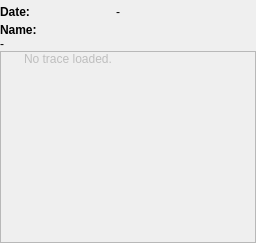
       <widget class="QWidget" name="tabWidgetLoadedTrace">
        <attribute name="icon">
         <iconset resource="icons/silk/silk_icons.qrc">
          <normaloff>:/icons/silk/script.png</normaloff>:/icons/silk/script.png</iconset>
        </attribute>
        <attribute name="title">
         <string>Loaded trace</string>
        </attribute>
        <layout class="QGridLayout" name="gridLayout_12">
         <property name="margin">
          <number>0</number>
         </property>
         <property name="spacing">
          <number>0</number>
         </property>
         <item row="0" column="0">
          <widget class="QLabel" name="labelTitleDate">
           <property name="font">
            <font>
             <weight>75</weight>
             <bold>true</bold>
            </font>
           </property>
           <property name="text">
            <string>Date:</string>
           </property>
          </widget>
         </item>
         <item row="3" column="0">
          <widget class="QLabel" name="labelTitleName">
           <property name="font">
            <font>
             <weight>75</weight>
             <bold>true</bold>
            </font>
           </property>
           <property name="text">
            <string>Name:</string>
           </property>
          </widget>
         </item>
         <item row="4" column="0" colspan="2">
          <widget class="QLabel" name="labelTrackName">
           <property name="frameShape">
            <enum>QFrame::NoFrame</enum>
           </property>
           <property name="frameShadow">
            <enum>QFrame::Raised</enum>
           </property>
           <property name="text">
            <string>-</string>
           </property>
          </widget>
         </item>
         <item row="0" column="2">
          <widget class="QToolButton" name="toolButtonInCatalog">
           <property name="enabled">
            <bool>false</bool>
           </property>
           <property name="icon">
            <iconset resource="icons/silk/silk_icons.qrc">
             <normaloff>:/icons/silk/book_open.png</normaloff>:/icons/silk/book_open.png</iconset>
           </property>
           <property name="checkable">
            <bool>true</bool>
           </property>
           <property name="autoRaise">
            <bool>true</bool>
           </property>
          </widget>
         </item>
         <item row="0" column="1">
          <widget class="QLabel" name="labelTrackDate">
           <property name="frameShape">
            <enum>QFrame::NoFrame</enum>
           </property>
           <property name="frameShadow">
            <enum>QFrame::Raised</enum>
           </property>
           <property name="text">
            <string>-</string>
           </property>
          </widget>
         </item>
         <item row="5" column="0" colspan="3">
          <widget class="QTreeWidget" name="treeWidgetCurrentGPX">
           <property name="enabled">
            <bool>false</bool>
           </property>
           <property name="mouseTracking">
            <bool>true</bool>
           </property>
           <property name="contextMenuPolicy">
            <enum>Qt::CustomContextMenu</enum>
           </property>
           <property name="editTriggers">
            <set>QAbstractItemView::NoEditTriggers</set>
           </property>
           <property name="autoExpandDelay">
            <number>0</number>
           </property>
           <property name="headerHidden">
            <bool>true</bool>
           </property>
           <attribute name="headerVisible">
            <bool>false</bool>
           </attribute>
           <column>
            <property name="text">
             <string notr="true">1</string>
            </property>
            <property name="toolTip">
             <string notr="true"/>
            </property>
            <property name="statusTip">
             <string notr="true"/>
            </property>
            <property name="whatsThis">
             <string notr="true"/>
            </property>
           </column>
           <item>
            <property name="text">
             <string>No trace loaded.</string>
            </property>
           </item>
          </widget>
         </item>
        </layout>
       </widget>
